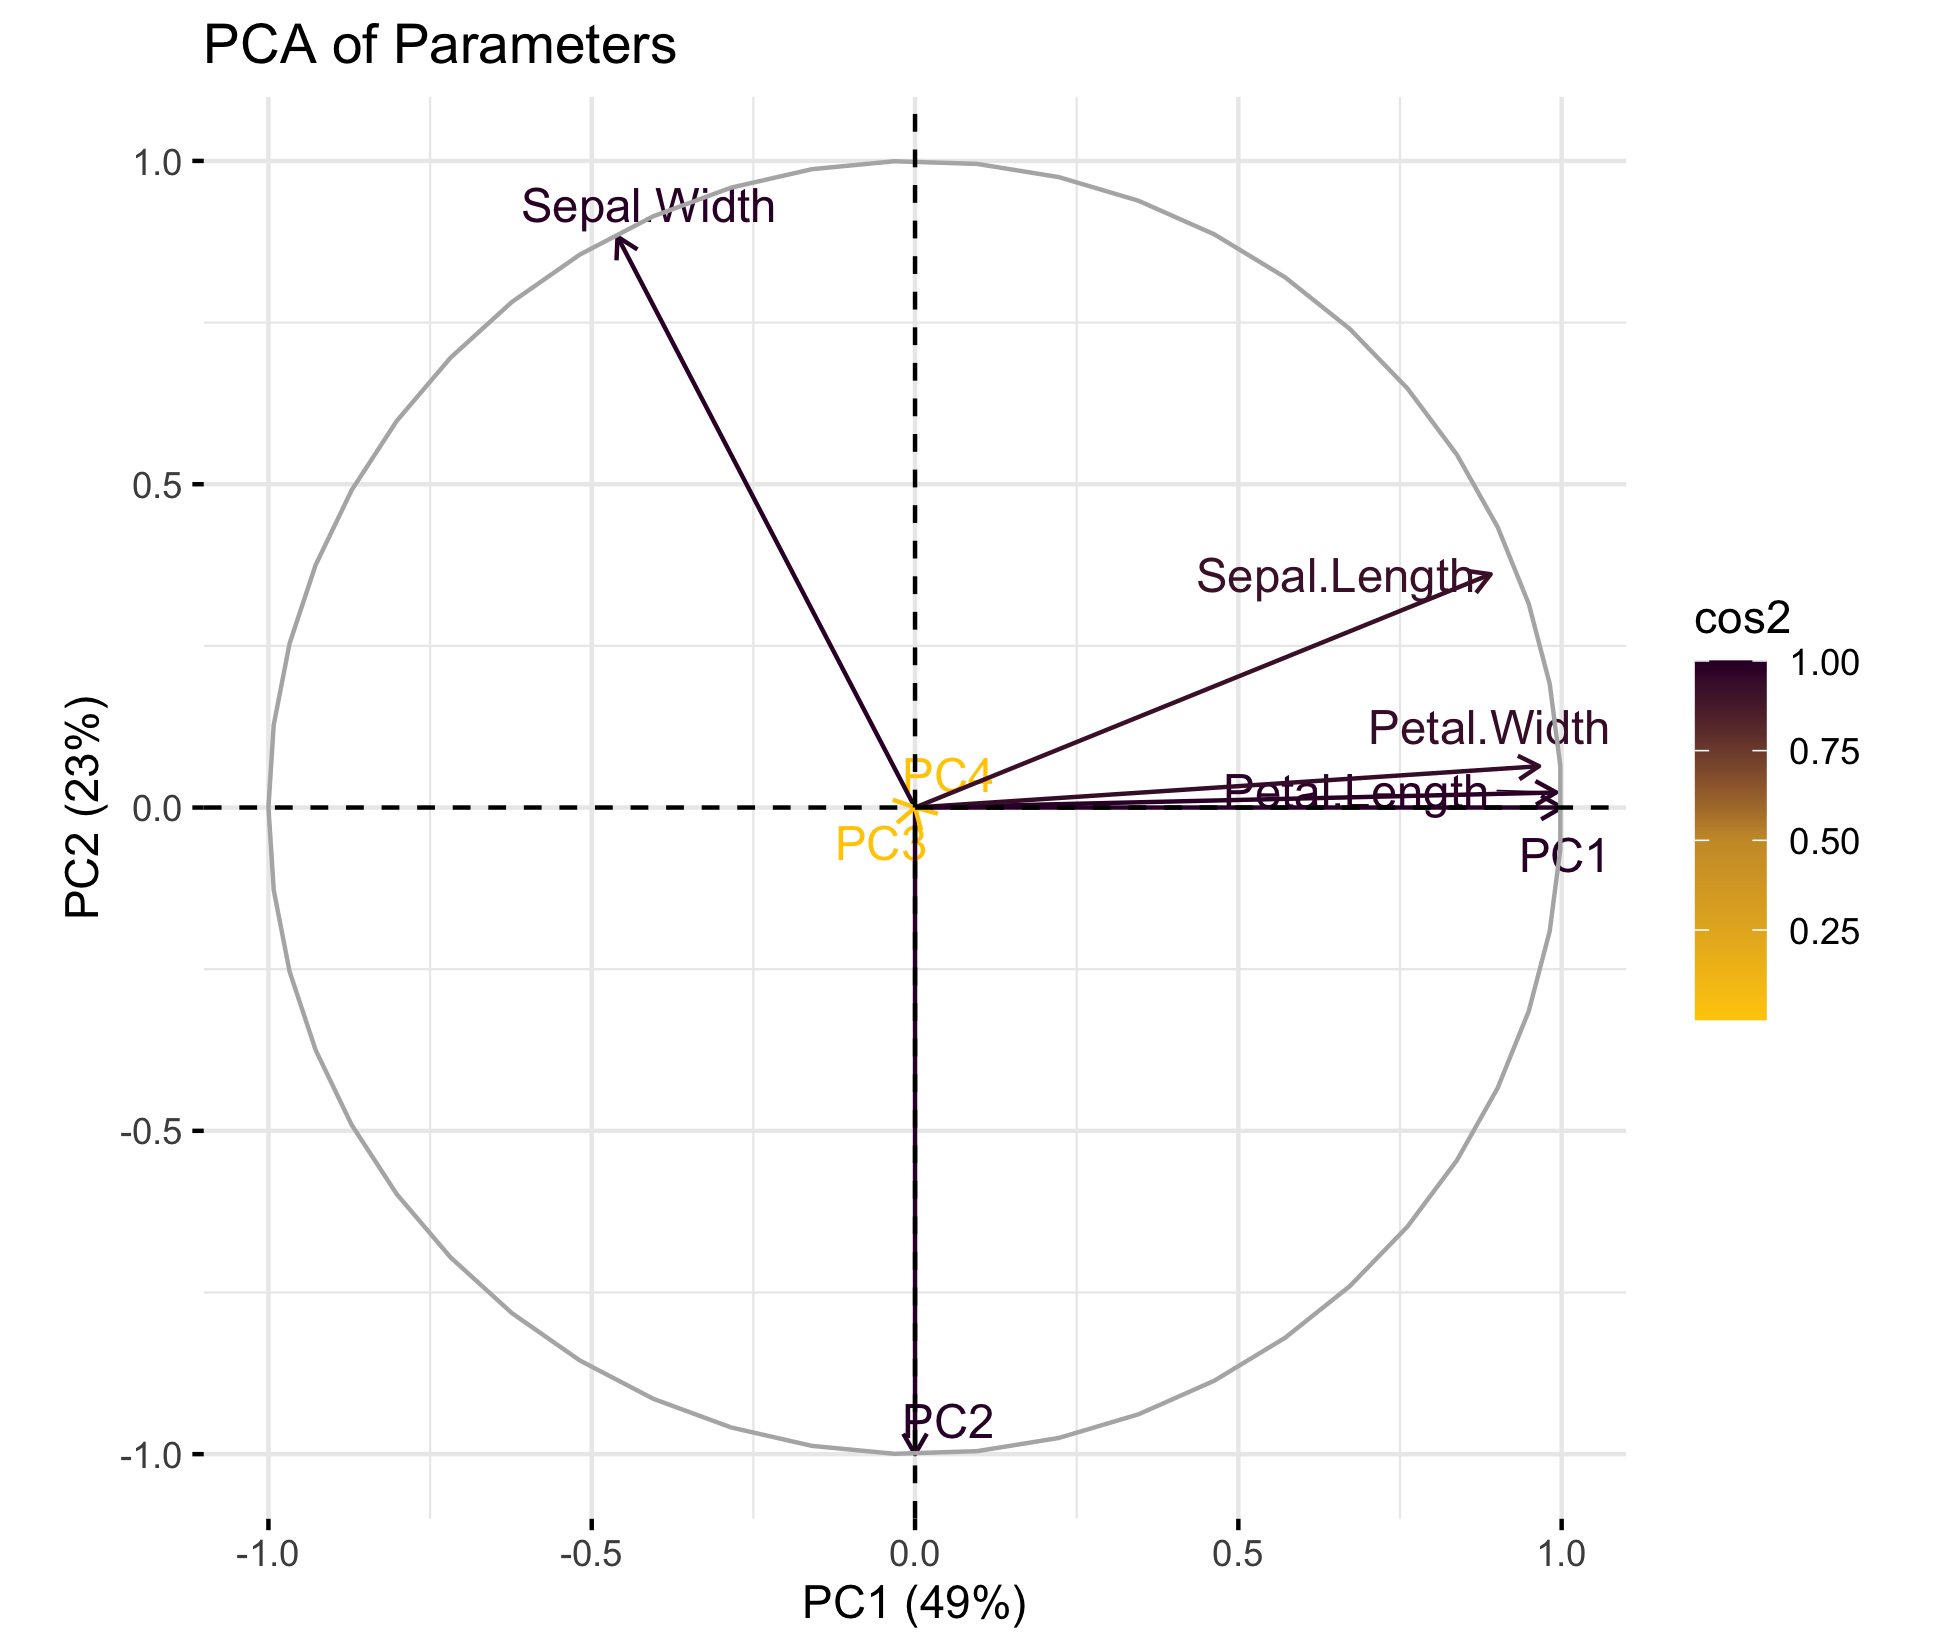

Source code (R):
# read data set 

data("iris")

# PCA
#x <- prcomp(iris[-5],center = TRUE,scale. = TRUE)
x <- prcomp(iris[,-5],center = TRUE,scale. = TRUE)
summary(x)
# ggplot2   GROUPING
iris <- cbind(iris,x$x)
ggplot(iris,aes(PC1,PC2,col = iris$Species,fill  = iris$Species))+
  stat_ellipse(geom = "polygon",col = "black",alpha = 0.5 )+
  geom_point(shape = 21,col = "black")+ggsave("PCA_groupping.jpeg")
#PCA PLOT
install.packages("factoextra")
install.packages("FactoMineR")
library(factoextra)
library(FactoMineR)
#PCA Table

#iris.PCA <- PCA(iris[,-5],graph = TRUE,scale.unit= TRUE)

iris.pca <- PCA(iris[,-5],graph = TRUE,scale.unit= TRUE)

iris.pca <- PCA(iris[,-5],graph = TRUE,scale.unit= FALSE)

# scree_plot
fviz_eig(iris.pca,addlabels = TRUE, ylim = c(0,70))

# PCA Plot

fviz_pca_var(iris.pca,col.var = "cos2",gradient.col = c("#FFCC00","#CC9933","#330033"),
             repel = TRUE)+
  labs(title = "PCA of Parameters",x  = "PC1 (49%)",y = "PC2 (23%)",colour = "cos2")+
  ggsave("PCA.png",units = "in", width = 6.5,height = 5.5)
